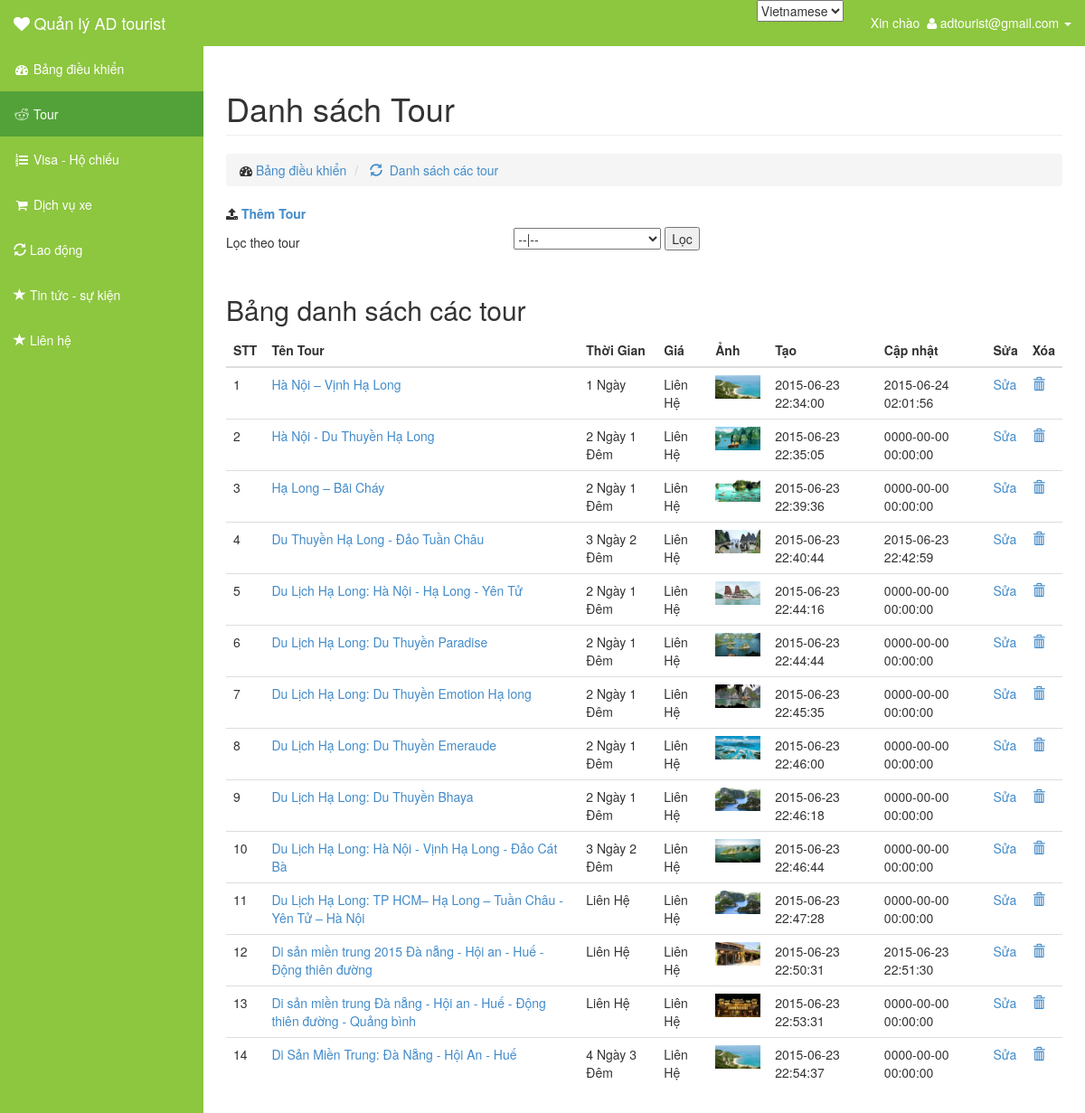
Screenshot of /admin/index.php?controller=tour&lang=vi (signed in) with the database file from the repository.
### tables this page shows
CREATE TABLE IF NOT EXISTS `tour_content` (
  `tour_content_code` int(11) NOT NULL AUTO_INCREMENT,
  `tour_region_code` int(11) NOT NULL,
  `title` varchar(255) NOT NULL,
  `time` varchar(20) NOT NULL,
  `total_cost` varchar(255) NOT NULL,
  `content` text,
  `content_cost` text,
  `description` varchar(255) DEFAULT NULL,
  `image` varchar(100) DEFAULT NULL,
  `update_at` datetime NOT NULL,
  `create_at` datetime NOT NULL,
  `tour_country_code` int(11) NOT NULL,
  `possition` text NOT NULL,
  `image_relate` text NOT NULL,
  PRIMARY KEY (`tour_content_code`)
);

### admin/controller/tour/index.php (called while the page is built, shortened)
<?php
	$lang = get_lang();
	$tour_region = get_all('tour_region');
	if(isset($_POST['tour_region_code']))
	{
		$tour_region_code = $_POST['tour_region_code'];
		if($tour_region_code == 0 )
		{
			$tour = get_all('tour_content');
		}
		else{
			$selected = $tour_region_code;
			$tour = get_all_record('tour_content','tour_region_code',$tour_region_code);
		}
	}
	else
	{
		$tour = get_all('tour_content');
	}
	require_once('view/tour/index.php');
 ?>

### admin/library/function.php (called while the page is built, shortened)
<?php
function get_lang(){
	if(isset($_GET['lang']) &&  $_GET['lang'] == 'en'){
		return 'en';
	}
	else return 'vi';
}
 ?>

### admin/model/database.php (called while the page is built, shortened)
<?php
function get_all($table,$select = '*'){
	$sql = "SELECT $select FROM $table";
	$query = mysql_query($sql) or die(mysql_error());
	$data = array();
	if(mysql_num_rows($query) > 0)
	{
		while($row = mysql_fetch_assoc($query))
			$data[] = $row;
	}
	return $data;
}
?>

### admin/view/tour/tour_table.php (the view, shortened to what this page needs)
	<div class="col-md-12"><label><i class="fa fa-upload"></i> <a href="index.php?controller=tour&amp;action=add&amp;lang=<?php echo $lang ?>">Thêm Tour</a></label></div>
	<div class="col-md-4"><h5>Lọc theo tour</h5></div>
	<div class="col-md-8">
		<form method="POST" action="index.php?controller=tour">
			<select name="tour_region_code">
				<option <?php echo isset($selected)? "" : "selected" ?> value="0">--|--</option>
			</select>
			<input type="submit" value="Lọc" name="filler">
		</form>
	</div>
	<div class="col-md-12"><h3 text-center bg-info><?php if(isset($success)) echo $success; ?></h3></div>
	<div class="col-md-12">
		<h2>Bảng danh sách các tour</h2>
		<div class="table-responsive">
			<table class="table table-hover">
				<thead>
					<tr>
						<th>STT</th>
						<th>Tên Tour</th>
						<th>Thời Gian</th>
						<th>Giá</th>
						<th>Ảnh</th>
						<th>Tạo</th>
						<th>Cập nhật</th>
						<th>Sửa</th>
						<th>Xóa</th>
					</tr>
				</thead>
				<tbody>
				<?php foreach($tour as $key => $value): ?>
					<tr>
						<td><?php echo $key +1 ?></td>
						<td><a href="index.php?controller=tour&amp;action=tour_detail&amp;tour_content_code=<?php echo $value['tour_content_code'] ?>" ><?php echo $value['title'] ?></a></td>
						<td><?php echo $value['time'] ?></td>
						<td><?php echo $value['total_cost'] ?></td>
						<td><img src=<?php echo ROOTPATH.$value['image'] ?> width="50"></td>
						<td><?php echo $value['create_at'] ?></td>
						<td><?php echo $value['update_at'] ?></td>
						<td><a href="index.php?controller=tour&amp;action=edit&amp;tour_content_code=<?php echo $value['tour_content_code'] ?>&amp;lang=<?php echo $lang ?>">Sửa</a></td>
						<td><a href="index.php?controller=tour&amp;action=delete&amp;tour_content_code=<?php echo $value['tour_content_code'] ?>&amp;lang=<?php echo $lang ?>"><i class="glyphicon glyphicon-trash"></i></a></td>
					</tr>
				<?php endforeach ?>
				</tbody>
			</table>
		</div>
	</div>
</div>

### rows the page displays
tour_content: title "Hà Nội – Vịnh Hạ Long", time "1 Ngày", total_cost "Liên Hệ", image (picture), create_at "2015-06-23 22:34:00", update_at "2015-06-24 02:01:56"
tour_content: title "Hà Nội - Du Thuyền Hạ Long", time "2 Ngày 1 Đêm", total_cost "Liên Hệ", image (picture), create_at "2015-06-23 22:35:05", update_at "0000-00-00 00:00:00"
tour_content: title "Hạ Long – Bãi Cháy", time "2 Ngày 1 Đêm", total_cost "Liên Hệ", image (picture), create_at "2015-06-23 22:39:36", update_at "0000-00-00 00:00:00"
tour_content: title "Du Thuyền Hạ Long - Đảo Tuần Châu", time "3 Ngày 2 Đêm", total_cost "Liên Hệ", image (picture), create_at "2015-06-23 22:40:44", update_at "2015-06-23 22:42:59"
tour_content: title "Du Lịch Hạ Long: Hà Nội - Hạ Long - Yên Tử", time "2 Ngày 1 Đêm", total_cost "Liên Hệ", image (picture), create_at "2015-06-23 22:44:16", update_at "0000-00-00 00:00:00"
tour_content: title "Du Lịch Hạ Long: Du Thuyền Paradise", time "2 Ngày 1 Đêm", total_cost "Liên Hệ", image (picture), create_at "2015-06-23 22:44:44", update_at "0000-00-00 00:00:00"
tour_content: title "Du Lịch Hạ Long: Du Thuyền Emotion Hạ long", time "2 Ngày 1 Đêm", total_cost "Liên Hệ", image (picture), create_at "2015-06-23 22:45:35", update_at "0000-00-00 00:00:00"
tour_content: title "Du Lịch Hạ Long: Du Thuyền Emeraude", time "2 Ngày 1 Đêm", total_cost "Liên Hệ", image (picture), create_at "2015-06-23 22:46:00", update_at "0000-00-00 00:00:00"
tour_content: title "Du Lịch Hạ Long: Du Thuyền Bhaya", time "2 Ngày 1 Đêm", total_cost "Liên Hệ", image (picture), create_at "2015-06-23 22:46:18", update_at "0000-00-00 00:00:00"
tour_content: title "Du Lịch Hạ Long: Hà Nội - Vịnh Hạ Long - Đảo Cát Bà", time "3 Ngày 2 Đêm", total_cost "Liên Hệ", image (picture), create_at "2015-06-23 22:46:44", update_at "0000-00-00 00:00:00"
tour_content: title "Du Lịch Hạ Long: TP HCM– Hạ Long – Tuần Châu - Yên Tử – Hà Nội", time "Liên Hệ", total_cost "Liên Hệ", image (picture), create_at "2015-06-23 22:47:28", update_at "0000-00-00 00:00:00"
tour_content: title "Di sản miền trung 2015 Đà nẵng - Hội an - Huế - Động thiên đường", time "Liên Hệ", total_cost "Liên Hệ", image (picture), create_at "2015-06-23 22:50:31", update_at "2015-06-23 22:51:30"
tour_content: title "Di sản miền trung Đà nẵng - Hội an - Huế - Động thiên đường - Quảng bình", time "Liên Hệ", total_cost "Liên Hệ", image (picture), create_at "2015-06-23 22:53:31", update_at "0000-00-00 00:00:00"
tour_content: title "Di Sản Miền Trung: Đà Nẵng - Hội An - Huế", time "4 Ngày 3 Đêm", total_cost "Liên Hệ", image (picture), create_at "2015-06-23 22:54:37", update_at "0000-00-00 00:00:00"

### other values shown
$_SESSION['email'] "adtourist@gmail.com"
$title "Danh sách Tour"
$key['name'] "Danh sách các tour"
